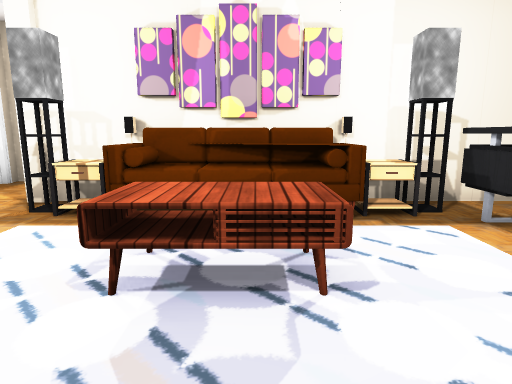
[1] (above)

19 first-person views from a walk through a Unity game level. The camera is 1.2 m above the floor, tilts 10° down and sees 75° across. Doors are open. The floor is counted in squares, 1 m on a side. Each view is taken from the middle of a square. On the plan, view 1 faces up. The plan holds only what a view shows up to about 14 squares ahead; the rest is blank. The place goes on beyond the plan. The player character is not drawn. Some surface patterns are stand-ins.

[2]
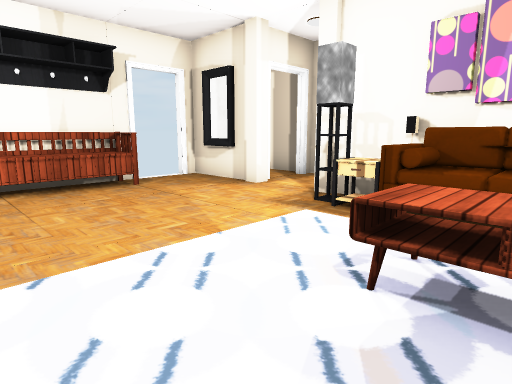

[3]
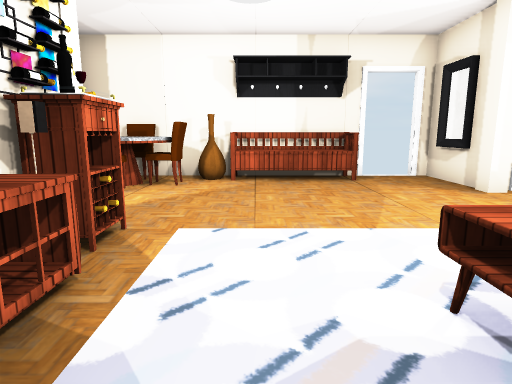

[4]
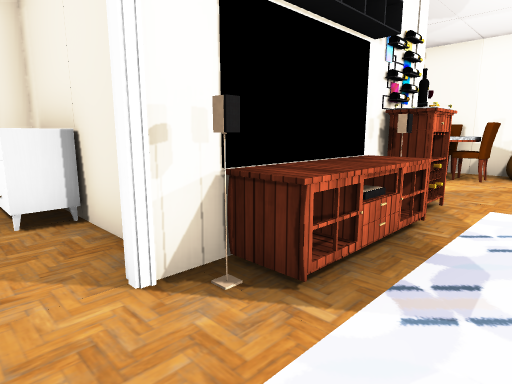

[5]
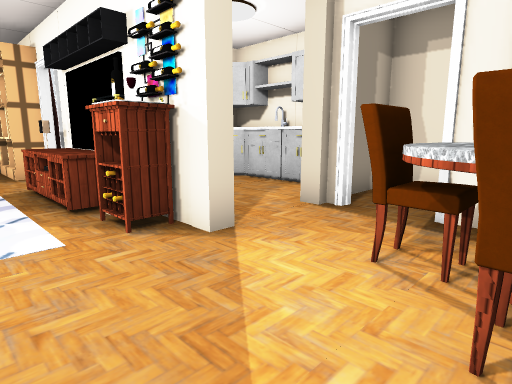

[6]
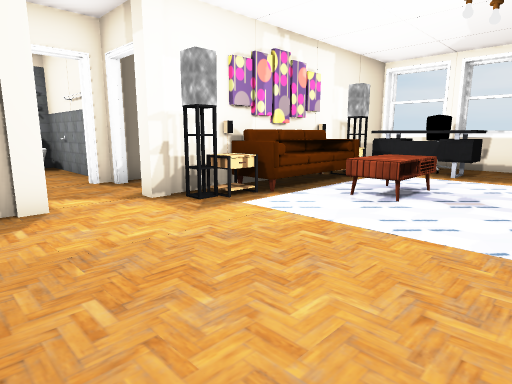

[7]
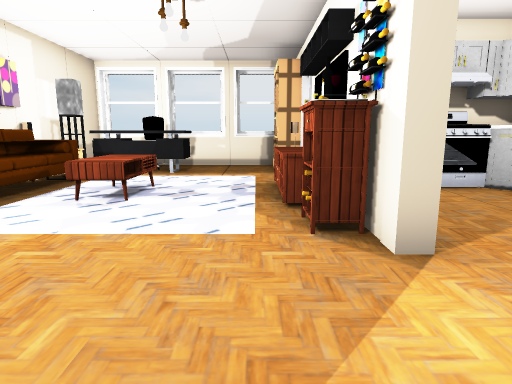

[8]
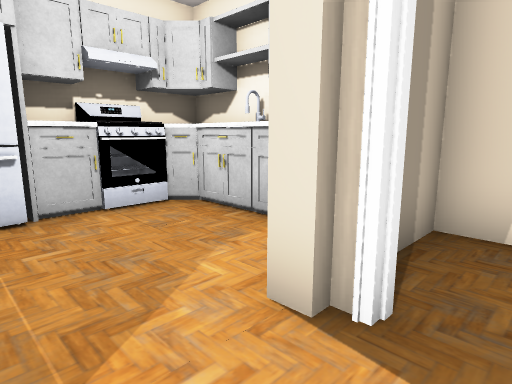

[9]
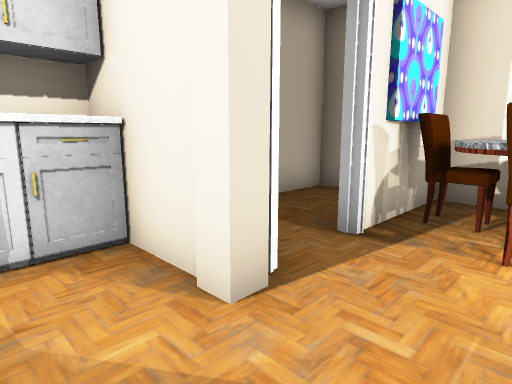

[10]
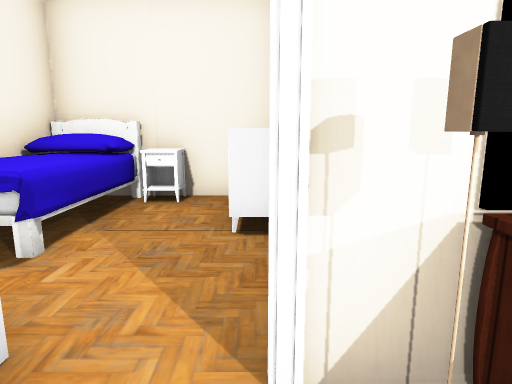

[11]
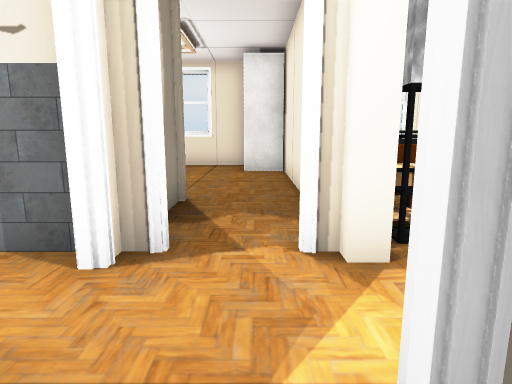

[12]
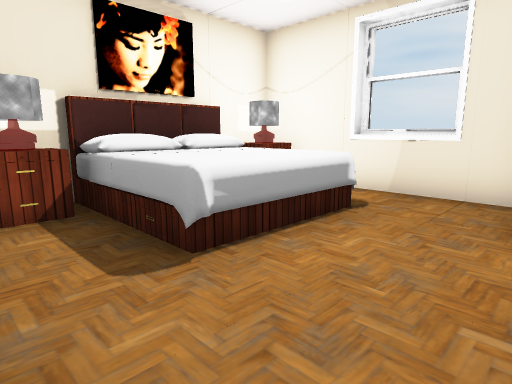

[13]
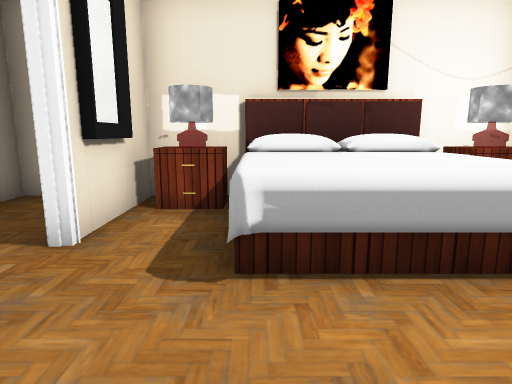

[14]
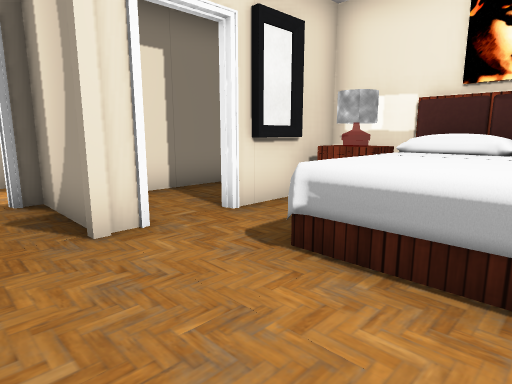

[15]
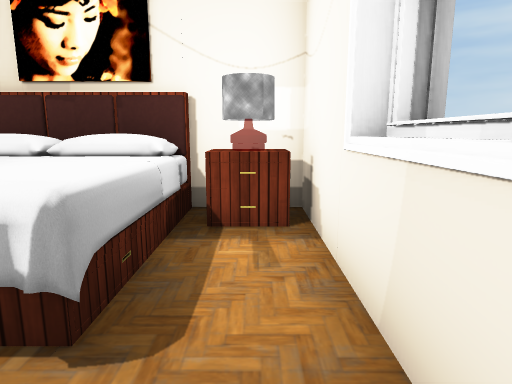

[16]
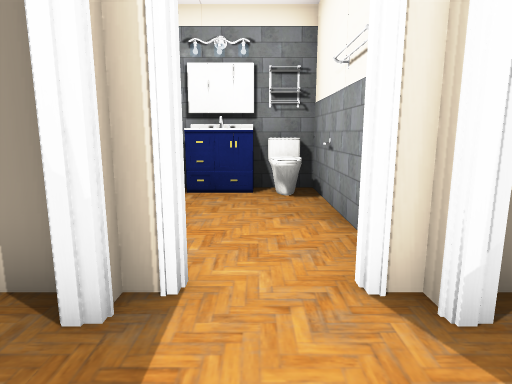

[17]
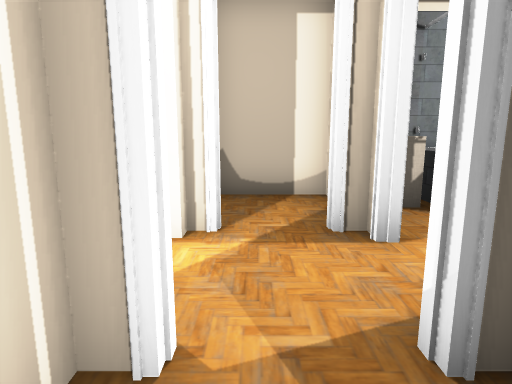

[18]
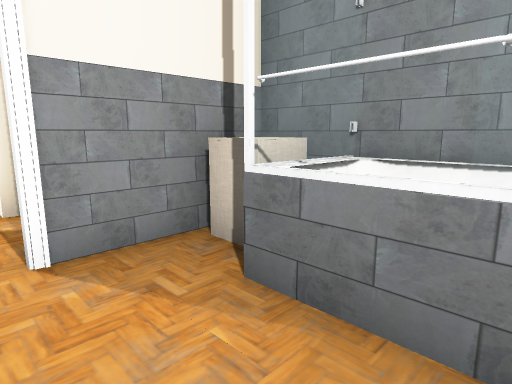

[19]
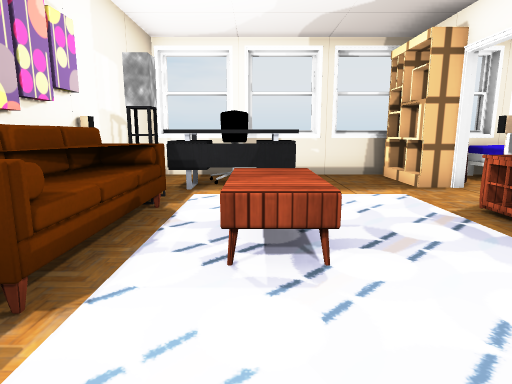

### Floor plan
Key: @ floor where view 1 was taken; # wall or solid block; . floor; D open door; = window, fence, low wall or low ledge; ^ raised ledge; P pillar; T table; S sofa; M mirror; B bench; C chair; A TV; H shelf; E bed; L closet; O other object.
Columns run from 9 left of view 1 to 6 right of it. Each row starts with its distance up from view 1.
 14       #####  ###
 13   #OOO. #OEEEEO#
 12 #O=..O..#OEEETO#
 11 #O=..#..#.EEEE.#
 10 #O#..#..D.EEEE.#
  9 #OO#.#..D......#
  8 #..DDD##P......#
  7 #..D.DD......LL#
  6 ##MP.P##########
  5 D.....TTSSST^^.#
  4 D...........^OO#
  3 #B..... TTT OOO#
  2 #B..... TT  O^.#
  1 #B.....   . ...#
  0 #O.......@.....#
 -1 #TC...O#TAT#DHH#
 -2 #CTC.P ..OODD# #
 -3 #TCT.....OO .EE#
 -4 ####DP...OOO.EE#
 -5 #....#...##O EE#
 -6 #....###^##O#EE#
 -7 ################

Positions as (right, up) in squares from view 1, and headings:
1: (0, 0), facing up
2: (0, 0), facing up-left
3: (1, 1), facing left
4: (3, 1), facing down-left
5: (-7, 1), facing down-right
6: (-7, 0), facing up-right
7: (-7, 0), facing right
8: (-5, -2), facing down-right
9: (-2, -2), facing down-left
10: (2, 0), facing down
11: (-7, 7), facing right
12: (-1, 7), facing up-right
13: (1, 7), facing up
14: (3, 7), facing up-left
15: (5, 8), facing up
16: (-5, 6), facing up
17: (-2, 7), facing left
18: (-5, 12), facing down-left
19: (-4, 3), facing right
